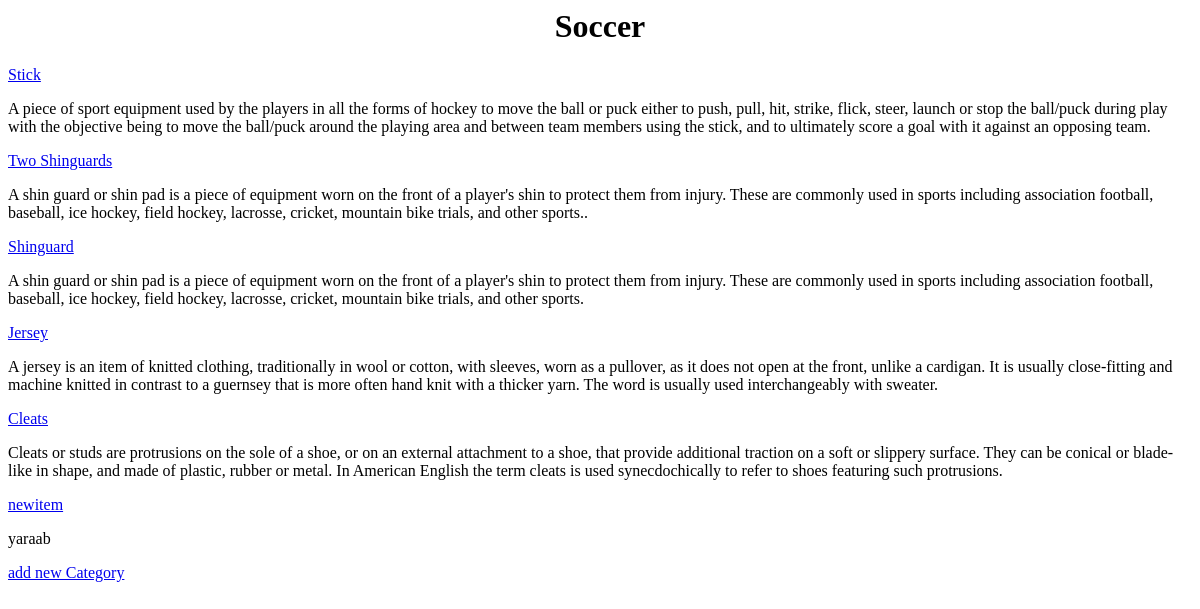
/Catalog/Soccer/, run on an earlier commit of the app's database.
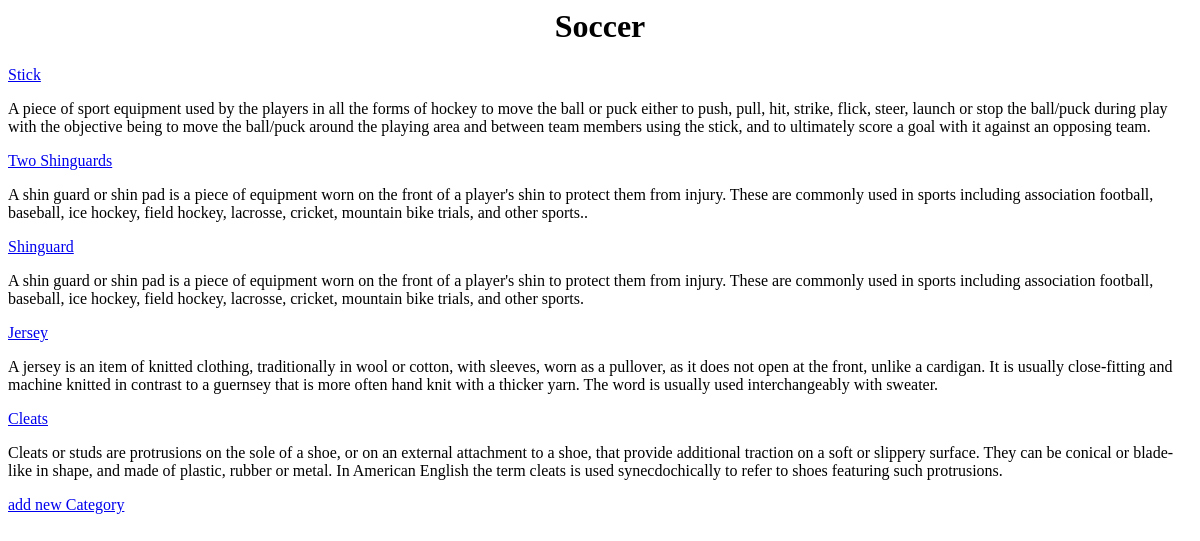
And on a later commit of the database.
### database_setup.py (models this page shows, shortened)
class Items(Base):
    __tablename__ = "items"
    name = Column(String(80), nullable=False)
    id = Column(Integer, primary_key=True)
    description = Column(String(250))
    category_id = Column(Integer, ForeignKey('category.id'))
    category = relationship(Category)
    user_id = Column(Integer, ForeignKey('user.id'))
    user = relationship(User)

### project.py (the view)
@app.route('/Catalog/<path:category_name>/')
def showCategory(category_name):
    category = session.query(Category).filter_by(name=category_name).one()
    items = session.query(Items).filter_by(category=category)
    creator = getUserInfo(category.user_id)
    return render_template("items.html", Category=category, Items=items, creator=creator)

### project.py (called while the page is built)
def getUserInfo(user_id):
    user = session.query(User).filter_by(id=user_id).one()
    return user

### templates/items.html (shortened to what this page needs)
<html>
<body>
<center><h1>{{Category.name}}</h1></center>
{% for i in Items  %}
<div>
    <a href='{{url_for("show_item",item_name = i.name, category_name = Category.name) }}'> <p>{{i.name}}</p></a>
<p>{{i.description}}</p>
</div>
{% endfor %}
<a href='{{url_for("new_category") }}'> add new Category</a>
</body>
</html>

What changed in the data, as far as the page shows it:
removed Items: name "newitem", description "yaraab"
